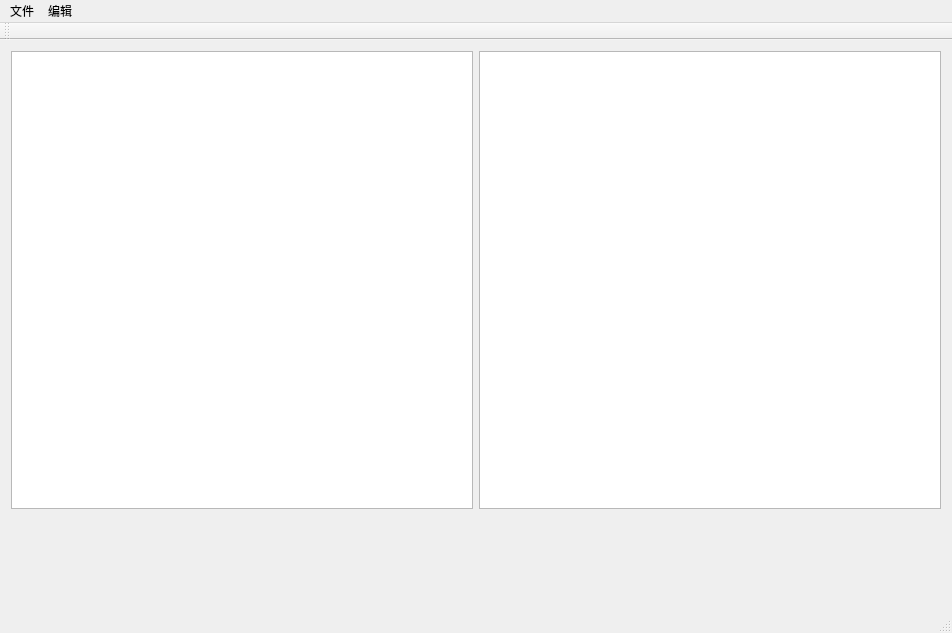
<?xml version="1.0" encoding="UTF-8"?>
<ui version="4.0">
 <class>CloudPointViewerClass</class>
 <widget class="QMainWindow" name="CloudPointViewerClass">
  <property name="geometry">
   <rect>
    <x>0</x>
    <y>0</y>
    <width>952</width>
    <height>633</height>
   </rect>
  </property>
  <property name="windowTitle">
   <string>CloudPointViewer</string>
  </property>
  <widget class="QWidget" name="centralWidget">
   <layout class="QVBoxLayout" name="verticalLayout_2">
    <item>
     <layout class="QVBoxLayout" name="verticalLayout" stretch="5,1">
      <item>
       <layout class="QHBoxLayout" name="horizontalLayout" stretch="1,4,1">
        <item>
         <layout class="QHBoxLayout" name="fileLayout">
          <item>
           <widget class="QTreeView" name="fileview"/>
          </item>
         </layout>
        </item>
        <item>
         <layout class="QHBoxLayout" name="ViewLayout"/>
        </item>
        <item>
         <layout class="QHBoxLayout" name="InforLayout">
          <item>
           <widget class="QTableView" name="information"/>
          </item>
         </layout>
        </item>
       </layout>
      </item>
      <item>
       <layout class="QHBoxLayout" name="WaveLayout"/>
      </item>
     </layout>
    </item>
   </layout>
  </widget>
  <widget class="QMenuBar" name="menuBar">
   <property name="geometry">
    <rect>
     <x>0</x>
     <y>0</y>
     <width>952</width>
     <height>23</height>
    </rect>
   </property>
   <widget class="QMenu" name="menu">
    <property name="title">
     <string>文件</string>
    </property>
    <addaction name="actionOpen"/>
    <addaction name="actionSave"/>
   </widget>
   <widget class="QMenu" name="menuEdit">
    <property name="title">
     <string>编辑</string>
    </property>
    <addaction name="actionColorBar"/>
    <addaction name="action"/>
   </widget>
   <addaction name="menu"/>
   <addaction name="menuEdit"/>
  </widget>
  <widget class="QToolBar" name="mainToolBar">
   <attribute name="toolBarArea">
    <enum>TopToolBarArea</enum>
   </attribute>
   <attribute name="toolBarBreak">
    <bool>false</bool>
   </attribute>
  </widget>
  <widget class="QStatusBar" name="statusBar"/>
  <action name="actionOpen">
   <property name="text">
    <string>打开</string>
   </property>
  </action>
  <action name="actionSave">
   <property name="text">
    <string>保存</string>
   </property>
  </action>
  <action name="actionColorBar">
   <property name="text">
    <string>ColorBar</string>
   </property>
  </action>
  <action name="action">
   <property name="text">
    <string>片面化</string>
   </property>
  </action>
 </widget>
 <layoutdefault spacing="6" margin="11"/>
 <resources>
  <include location="CloudPointViewer.qrc"/>
 </resources>
 <connections/>
</ui>
